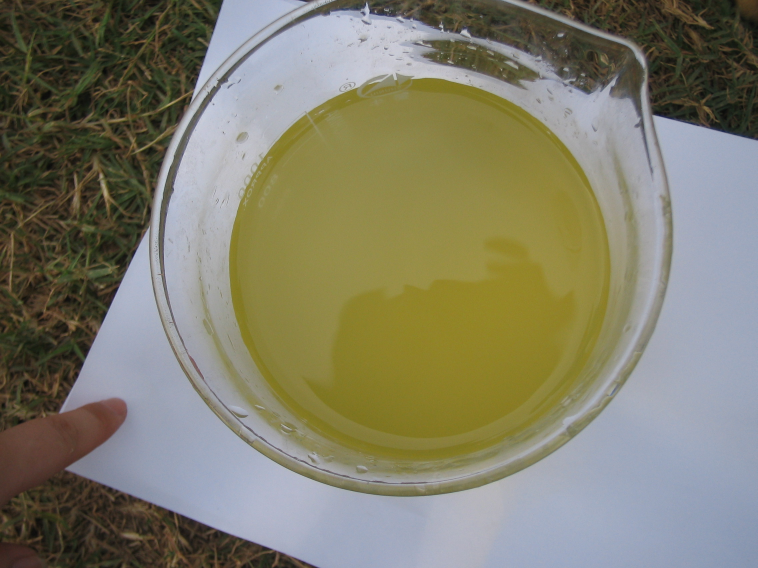
#> input picture 基于图像的水质识别/water_images/1_1.jpg, 2272 x 1704 px (shown at 1/3 size); its folder holds 4 pictures in this run
$ python 1-1.py
#> lines starting #> are read from the running program, lines starting #| are printed output that depends on the picture
### 基于图像的水质识别/data_process.py
import os, re
from PIL import Image
import numpy as np

path = 'water_images/'

def var(rd):  #求三阶颜色矩
    mid = np.mean((rd-rd.mean())**3)
    return np.sign(mid)*abs(mid)**(1/3)

def get_img_names(path=path):
#> called with path = 'water_images/'
    filenames = os.listdir(path)
    img_names = []
    for i in filenames:
        if re.findall('^\d_\d+\.jpg$', i) != []:
            img_names.append(i)
    return img_names

def get_img_data(path=path):
    img_names = get_img_names(path=path)
    n = len(img_names)
    data = np.zeros([n, 9])
    labels = np.zeros([n])
    for i in range(n):
        img = Image.open(path+img_names[i])  # 读取图片数据
#> img is the input picture: PIL image 2272x1704 RGB; mean R, G, B 128.5, 126.1, 106
        M, N = img.size                      # 像素矩阵的行列数
#> M = 2272; N = 1704
        region = img.crop((M/2-50, N/2-50, M/2+50, N/2+50)) # 截取图像的中心区域
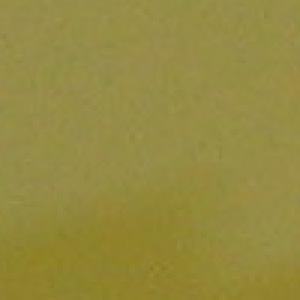
#> region: PIL image 100x100 RGB (shown 3 times larger); mean R, G, B 148.6, 138.6, 64.4

        r, g, b = img.split()  # 分割像素通道
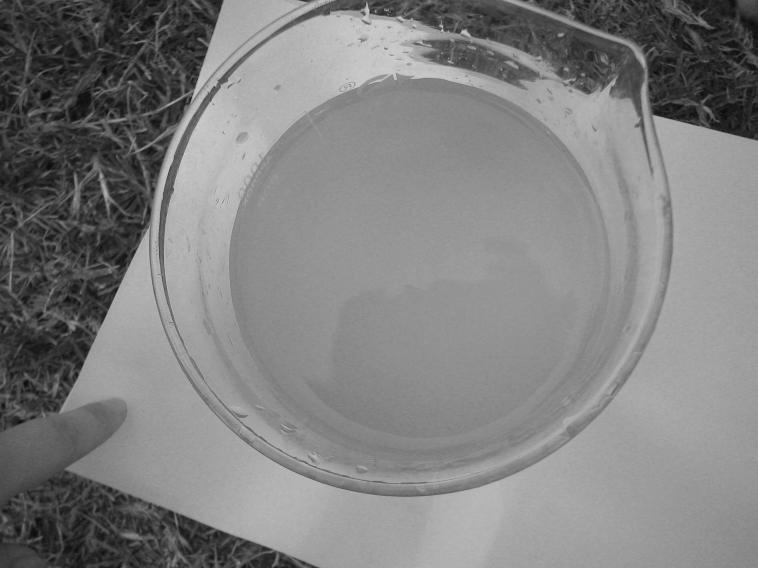
#> r: PIL image 2272x1704 L (shown at 1/3 size); min 3, max 223, mean 128.5
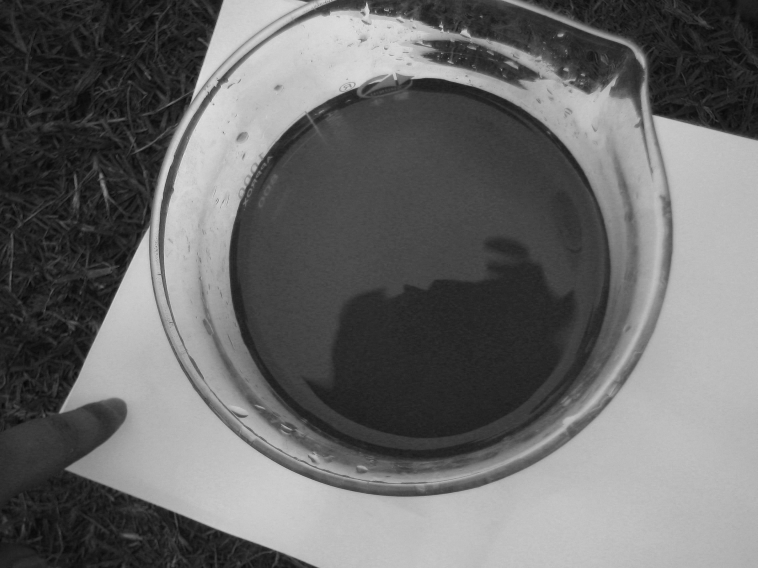
#> b: PIL image 2272x1704 L (shown at 1/3 size); min 0, max 239, mean 106
        rd = np.asarray(r)  # 将图片数据转换成数组
        gd = np.asarray(g)
        bd = np.asarray(b)

        data[i, 0] = rd.mean()  # 一阶颜色矩
        data[i, 1] = gd.mean()
        data[i, 2] = bd.mean()

        data[i, 3] = rd.std()   # 二阶颜色矩
        data[i, 4] = gd.std()
        data[i, 5] = bd.std()

        data[i, 6] = var(rd)    # 三阶颜色矩
#> in var, `mid = np.mean((rd-rd.mean())**3)`: mid = -80442.9
        data[i, 7] = var(gd)
        data[i, 8] = var(bd)

        labels[i] = img_names[i][0]
#> pass 2 of the loop in get_img_data, `for i in range(n):`:
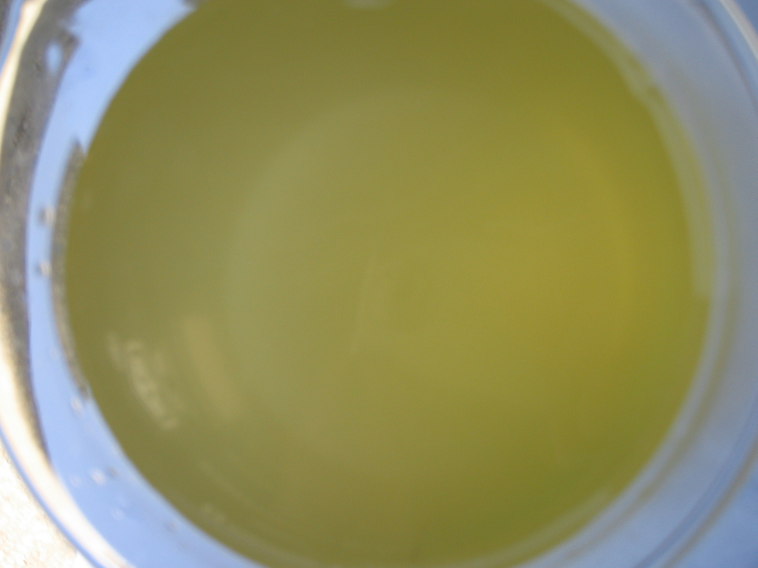
#> input picture 基于图像的水质识别/water_images/1_11.jpg, 2272 x 1704 px (shown at 1/3 size)
#> in get_img_data, img is the input picture: PIL image 2272x1704 RGB; mean R, G, B 143.9, 143.1, 96.2
#> in get_img_data, `r, g, b = img.split()`:
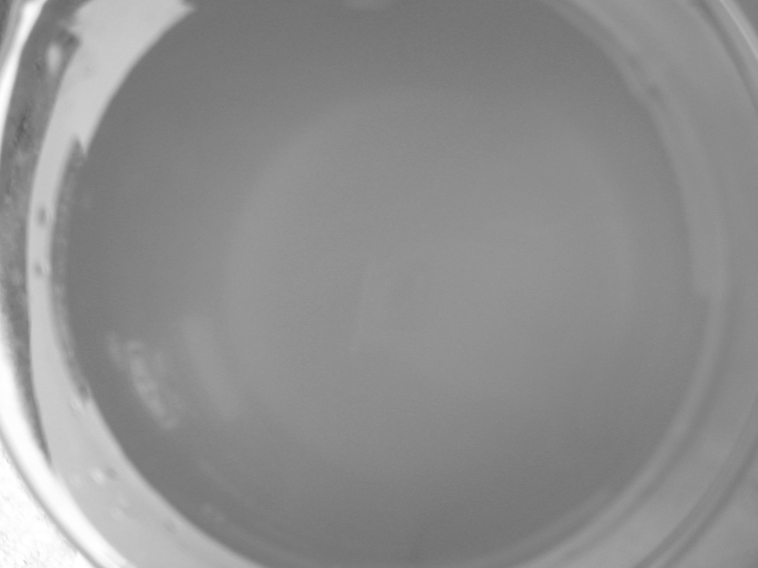
#> g: PIL image 2272x1704 L (shown at 1/3 size); min 91, max 255, mean 143.1
#> in get_img_data, `r, g, b = img.split()`:
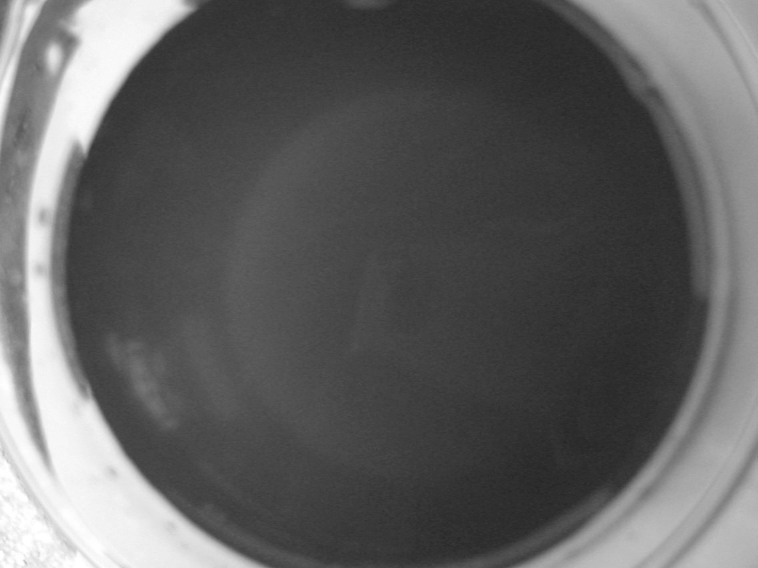
#> b: PIL image 2272x1704 L (shown at 1/3 size); min 31, max 255, mean 96.2
#> pass 3 of the loop in get_img_data, `for i in range(n):`:
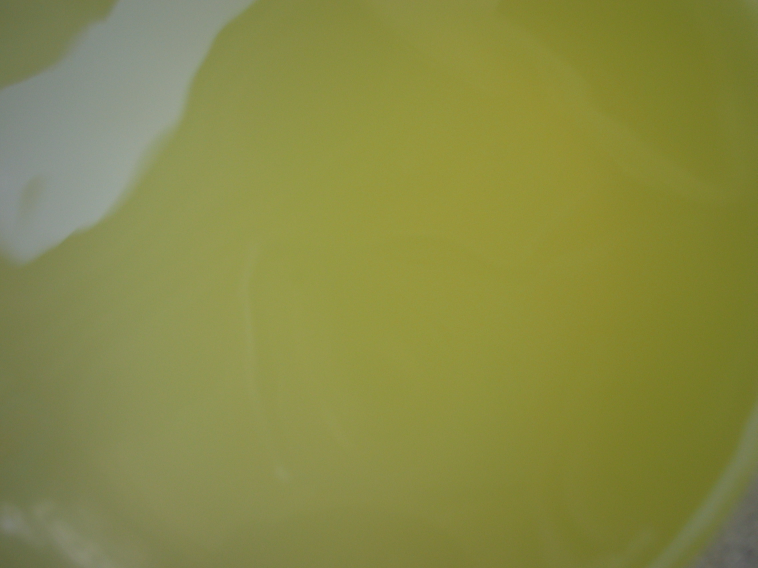
#> input picture 基于图像的水质识别/water_images/1_12.jpg, 2272 x 1704 px (shown at 1/3 size)
#> in get_img_data, img is the input picture: PIL image 2272x1704 RGB; mean R, G, B 135.5, 137.9, 69.9
#> in get_img_data, `r, g, b = img.split()`:
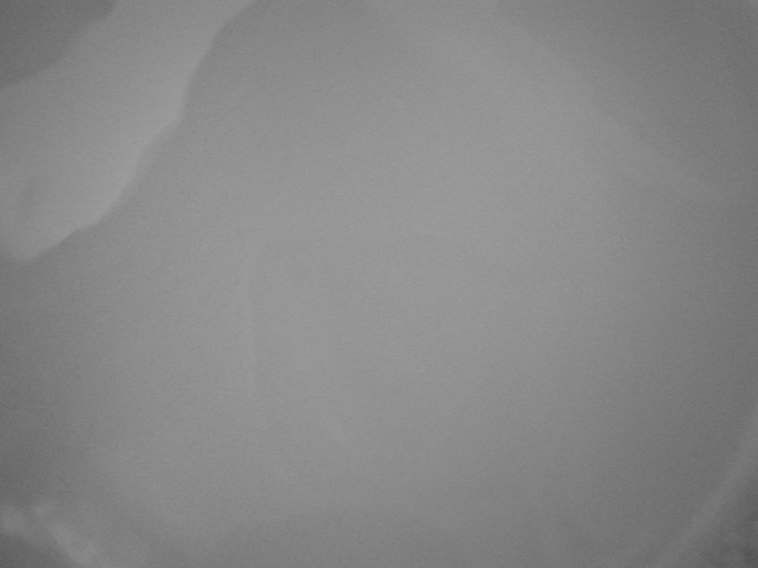
#> r: PIL image 2272x1704 L (shown at 1/3 size); min 78, max 196, mean 135.5
#> in get_img_data, `r, g, b = img.split()`:
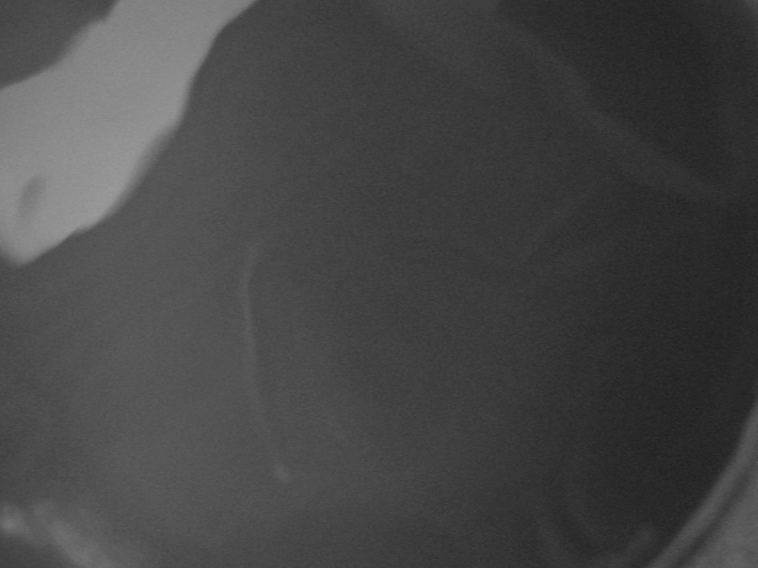
#> b: PIL image 2272x1704 L (shown at 1/3 size); min 25, max 163, mean 69.9
#> the loop made 4 passes; the first 3 are shown

    return data, labels

### 基于图像的水质识别/1-1.py
from data_process import get_img_data
from sklearn.tree import DecisionTreeClassifier
from sklearn.model_selection import train_test_split
from sklearn.metrics import  classification_report, confusion_matrix

data, labels = get_img_data()
#> labels = [1, 1, 1, 1]

data_train, data_test, labels_train, labels_test = train_test_split(data, labels, test_size=0.2)
#> labels_train = [1, 1, 1]; labels_test = [1]
Dtc = DecisionTreeClassifier().fit(data_train, labels_train)
pre = Dtc.predict(data_test)
#> pre = [1]

confusion_matrix(labels_test, pre)
classification_report(labels_test, pre)
